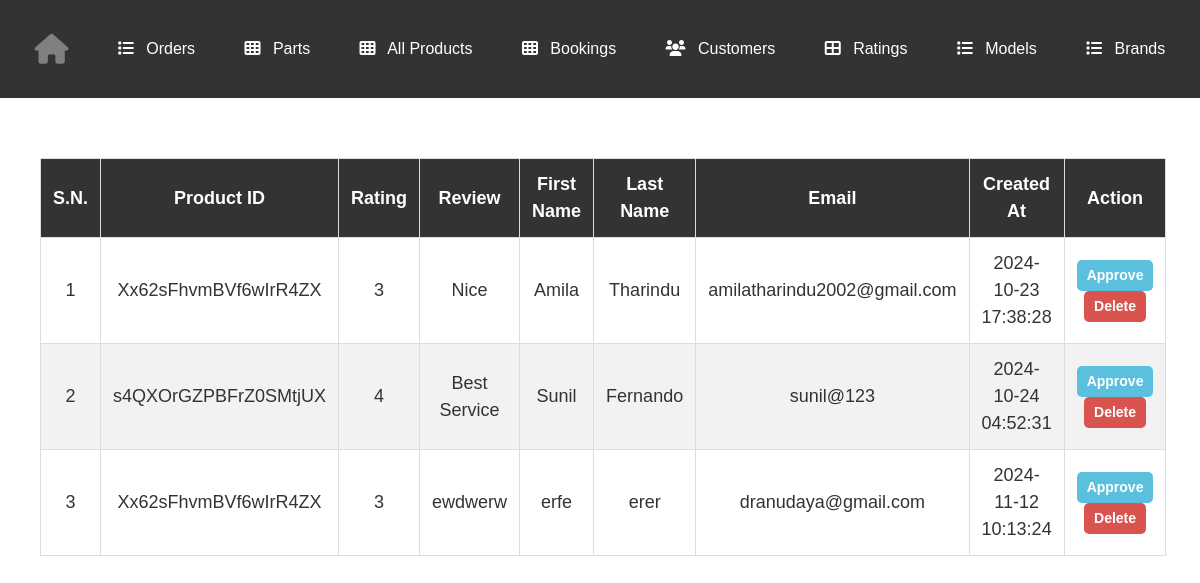
Screenshot of /admin_panel/adminView/viewRating.php with the database file from the repository.
### tables this page shows
CREATE TABLE `ratings` (
  `id` int(11) NOT NULL,
  `product_id` varchar(255) NOT NULL,
  `rating` int(1) NOT NULL CHECK (`rating` between 1 and 5),
  `review` text DEFAULT NULL,
  `first_name` varchar(255) NOT NULL,
  `last_name` varchar(255) NOT NULL,
  `email` varchar(255) NOT NULL,
  `created_at` timestamp NOT NULL DEFAULT current_timestamp()
);

### admin_panel/adminView/viewRating.php (the view, shortened to what this page needs)
<?php
include_once "../config/dbconnect.php";
?>
<!DOCTYPE html>
<html lang="en">
<head>
    <link rel="stylesheet" href="https://stackpath.bootstrapcdn.com/bootstrap/4.5.2/css/bootstrap.min.css">
    <link rel="stylesheet" href="https://cdnjs.cloudflare.com/ajax/libs/font-awesome/6.0.0-beta3/css/all.min.css">
</head>
<body>
<div class="navbar">
    <a href="../index.php">
        <i class="fa fa-home" style="display: block; color: grey; font-size: 30px; margin: 10px 0;"></i>
    </a>
    <a href="viewAllOrders.php"><i class="fa fa-list"></i> Orders</a>
    <a href="viewParts.php"><i class="fa fa-th"></i> Parts</a>
    <a href="viewAllProducts.php"><i class="fa fa-th"></i> All Products</a>
    <a href="bookingad.php"><i class="fa fa-th"></i> Bookings</a>
    <a href="viewCustomers.php"><i class="fa fa-users"></i> Customers</a>
    <a href="viewRating.php"><i class="fa fa-th-large"></i> Ratings</a>
    <a href="models.php"><i class="fa fa-list"></i> Models</a>
    <a href="brands.php"><i class="fa fa-list"></i> Brands</a>
</div>
<div id="main">
<div id="main">
    <table>
        <thead>
            <tr>
                <th>S.N.</th>
                <th>Product ID</th>
                <th>Rating</th>
                <th>Review</th>
                <th>First Name</th>
                <th>Last Name</th>
                <th>Email</th>
                <th>Created At</th>
                <th>Action</th>
            </tr>
        </thead>
        <tbody>
            <?php
                $sql = "SELECT * FROM ratings";
                $result = $conn->query($sql);
                $count = 1;
                if ($result->num_rows > 0) {
                    while ($row = $result->fetch_assoc()) {
            ?>
            <tr>
                <td><?= $count ?></td>
                <td><?= htmlspecialchars($row["product_id"]) ?></td>
                <td><?= htmlspecialchars($row["rating"]) ?></td>
                <td><?= htmlspecialchars($row["review"]) ?></td>
                <td><?= htmlspecialchars($row["first_name"]) ?></td>
                <td><?= htmlspecialchars($row["last_name"]) ?></td>
                <td><?= htmlspecialchars($row["email"]) ?></td>
                <td><?= htmlspecialchars($row["created_at"]) ?></td>
                <td>
                    <form action="viewRating.php" method="POST" style="display:inline;">
                        <button type="submit" class="approve-btn">Approve</button>
                    </form>
                    <form action="viewRating.php" method="POST" style="display:inline;">
                        <button type="submit" class="delete-btn">Delete</button>
                    </form>
                </td>
            </tr>
            <?php
                        $count++;
                    }
                } else {
                    echo "<tr><td colspan='9'>No ratings found.</td></tr>";
                }
            ?>
        </tbody>
    </table>
</div>
</body>
</html>

### admin_panel/adminView/viewRating.php (style rules this page uses)
body { font-family: Arial, sans-serif; margin: 0; padding: 0; }
.navbar { background-color: #333; overflow: hidden; display: flex; justify-content: space-around; align-items: center; padding: 10px; }
.navbar a { color: white; text-decoration: none; padding: 14px 20px; display: inline-block; font-size: 16px; transition: background-color 0.3s; }
.navbar i { margin-right: 8px; }
#main { padding: 20px; }
table { width: 100%; border-collapse: collapse; margin: 20px 0; font-size: 18px; text-align: center; }
th, td { padding: 12px; border: 1px solid #ddd; }
th { background-color: #333; color: white; }
tr:nth-child(even) { background-color: #f2f2f2; }
td { color: #333; }
.delete-btn, .approve-btn { padding: 6px 12px; font-size: 14px; font-weight: bold; color: white; border: none; border-radius: 5px; cursor: pointer; transition: background-color 0.3s ease; }
.delete-btn { background-color: #d9534f; }
.approve-btn { background-color: #5bc0de; }
.delete-btn, .approve-btn { padding: 5px 10px; color: white; border: none; cursor: pointer; }

### rows the page displays
ratings: product "Xx62sFhvmBVf6wIrR4ZX", rating "3", review "Nice", first_name "Amila", last_name "Tharindu", email "amilatharindu2002@gmail.com", created_at "2024-10-23 17:38:28"
ratings: product "s4QXOrGZPBFrZ0SMtjUX", rating "4", review "Best Service", first_name "Sunil", last_name "Fernando", email "sunil@123", created_at "2024-10-24 04:52:31"
ratings: product "Xx62sFhvmBVf6wIrR4ZX", rating "3", review "ewdwerw", first_name "erfe", last_name "erer", email "dranudaya@gmail.com", created_at "2024-11-12 10:13:24"
